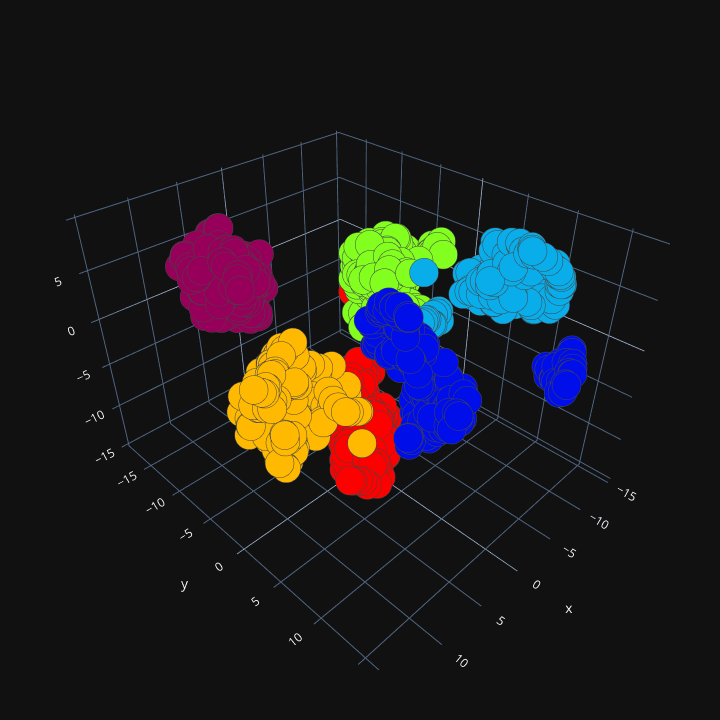

The notebook cell this image was saved under:
### Code cell
tsne_3d = sklearn.manifold.TSNE(3)
X_tsne_3d = tsne_3d.fit_transform(X)
plot_3d_clustering(X_tsne_3d, "", "T-SNE")

### Figure 1 — Plotly figure (JSON) as saved in the notebook; plotly's stock layout.template omitted (floating-point values rounded to 4 significant figures; data arrays with more than 128 entries replaced by an {"elided": "..."} marker saying what was removed)
{"data": [{"marker": {"color": {"elided": "1083 int values"}, "colorscale": [[0, "rgb(150,0,90)"], [0.125, "rgb(0,0,200)"], [0.25, "rgb(0,25,255)"], [0.375, "rgb(0,152,255)"], [0.5, "rgb(44,255,150)"], [0.625, "rgb(151,255,0)"], [0.75, "rgb(255,234,0)"], [0.875, "rgb(255,111,0)"], [1, "rgb(255,0,0)"]], "line": {"width": 1}, "opacity": 1, "size": 10}, "mode": "markers", "text": {"elided": "1083 str values"}, "type": "scatter3d", "x": {"elided": "1083 float values"}, "y": {"elided": "1083 float values"}, "z": {"elided": "1083 float values"}}], "layout": {"height": 720, "margin": {"b": 50, "l": 50, "r": 50, "t": 50}, "width": 720}}
